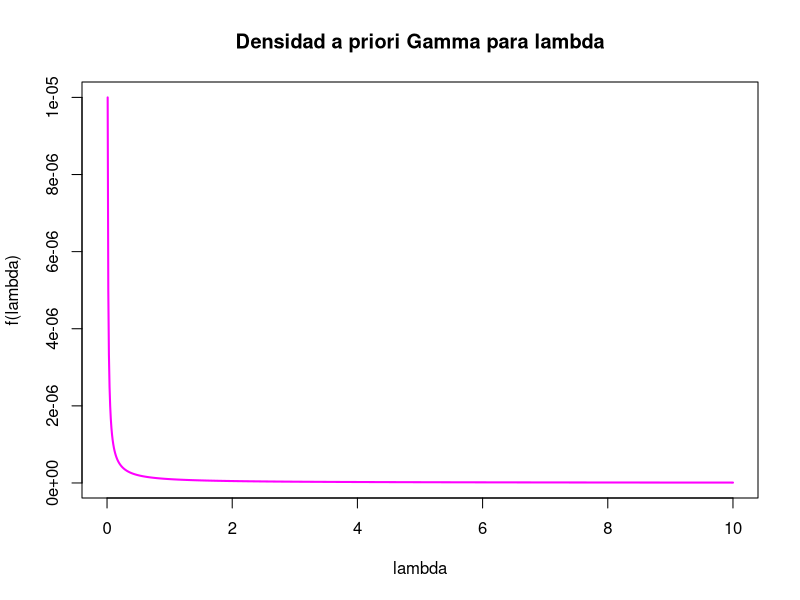
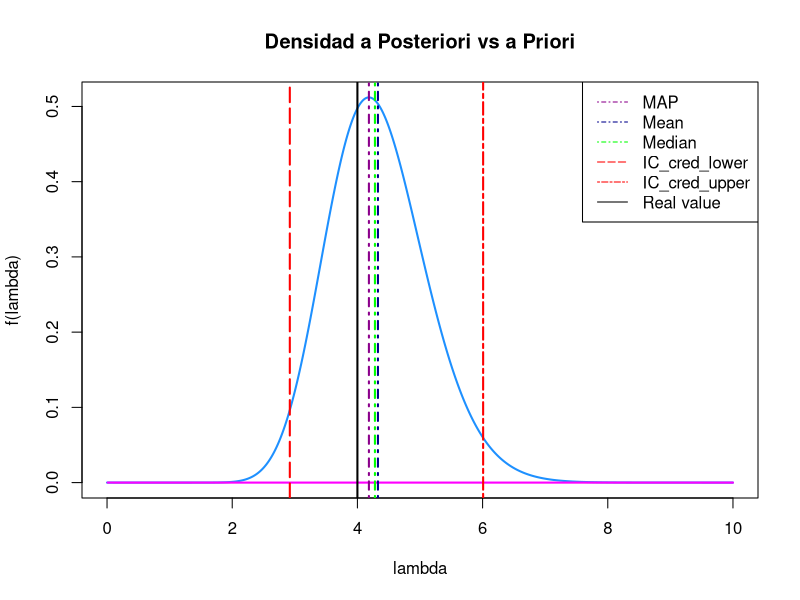
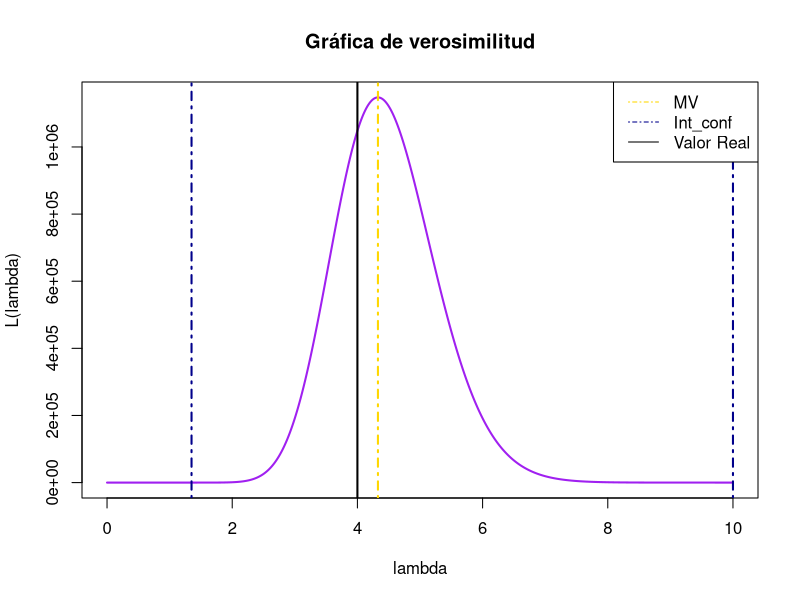
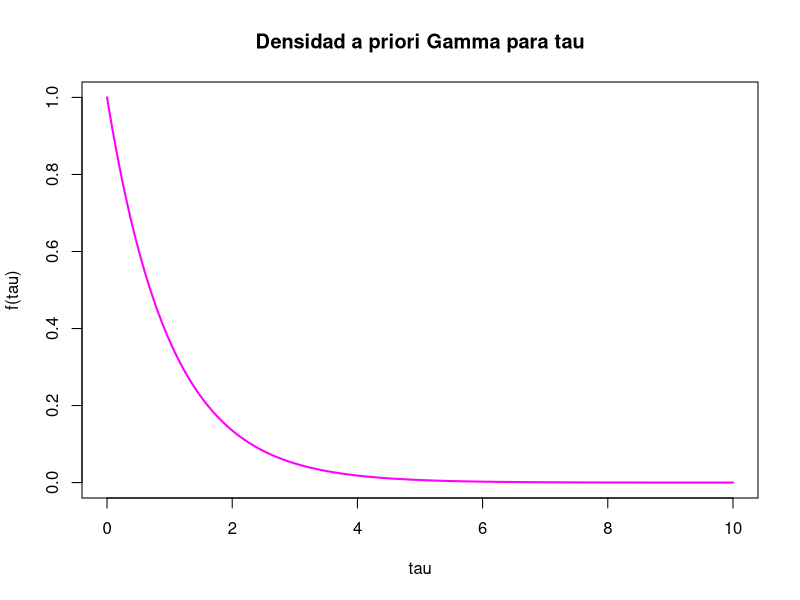
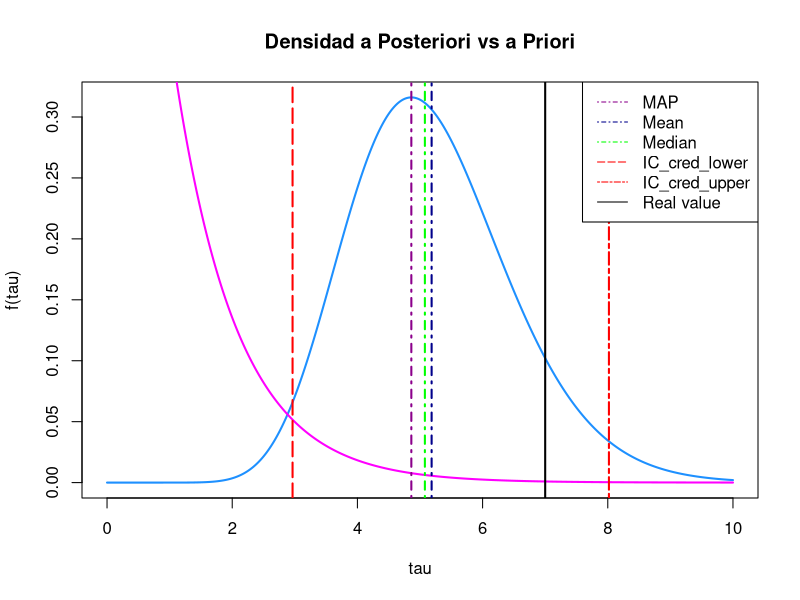
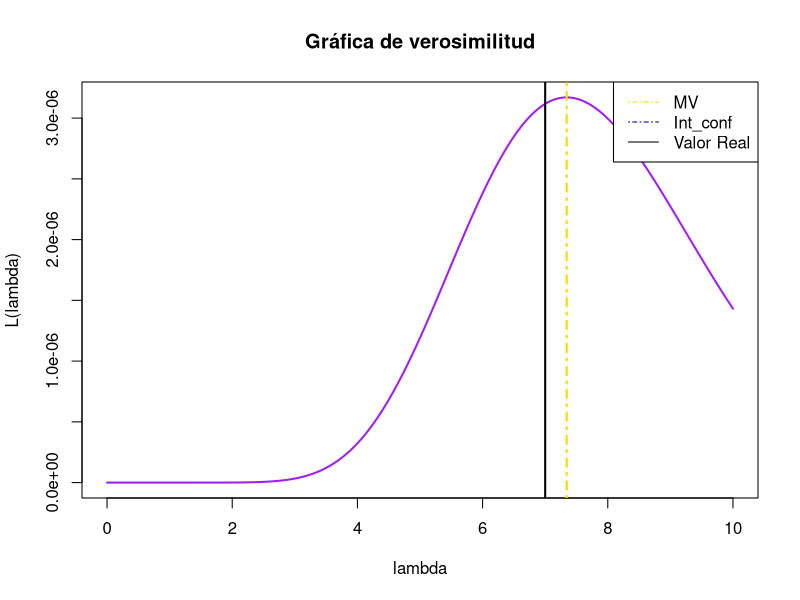
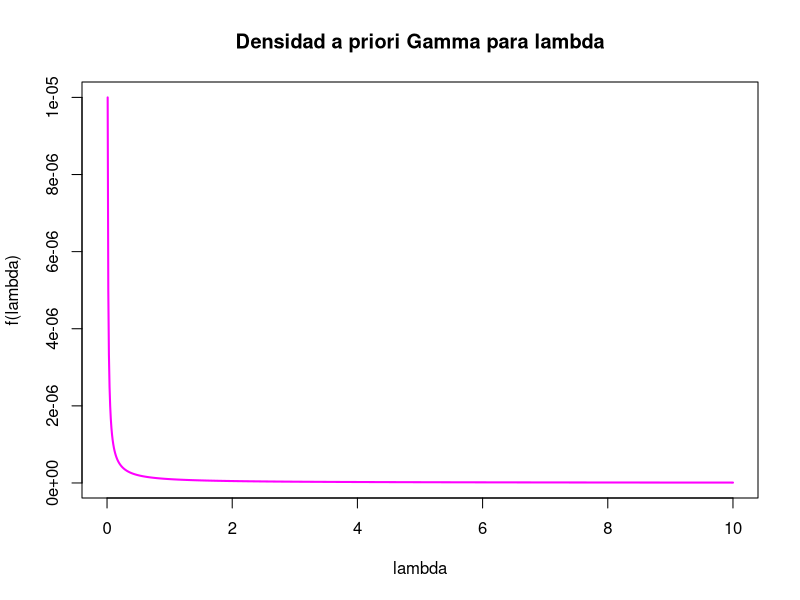
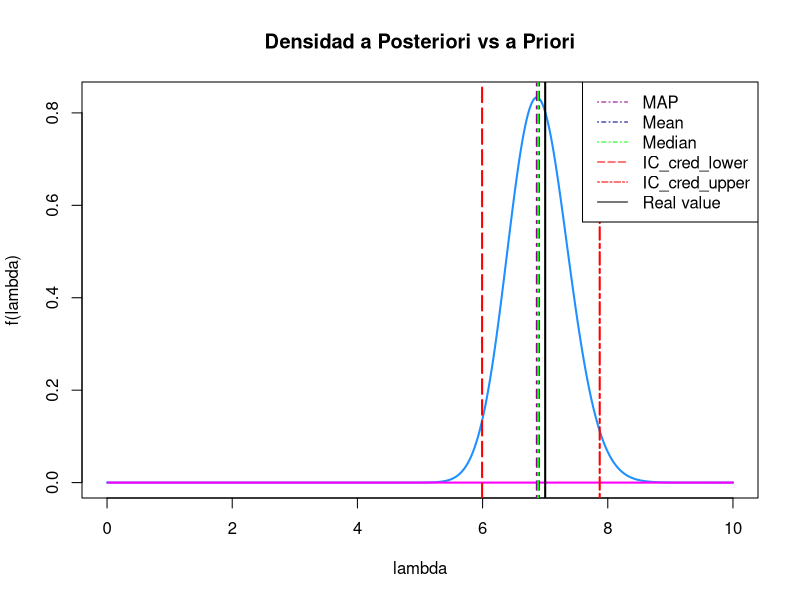

Here is the R script that generated these plots, in order:
## ---- chunk 1
rm(list = ls())
lambda = 4
n = 30
set.seed(1010)
x = rexp(n, lambda)

## ---- chunk 2
alpha =.0000001
beta =.0000001
p_range = seq(0, 10, .01)
priori_l = dgamma(p_range, rate = beta, shape = alpha)
plot(p_range, priori_l, col="magenta", type ="l", lwd = 2, xlab = "lambda", ylab = "f(lambda)", main = "Densidad a priori Gamma para lambda")
## ---- chunk 3
alpha_p = alpha + n
beta_p = sum(x) + beta

post_l = dgamma(p_range, rate = beta_p, shape = alpha_p)

plot(p_range, post_l, col="dodgerblue", type ="l", lwd = 2, xlab = "lambda", ylab = "f(lambda)", main = "Densidad a Posteriori vs a Priori")
lines(p_range, priori_l, col="magenta", type ="l", lwd = 2)

IC_cred = qgamma(c(0.025, 0.975), shape = alpha_p, rate = beta_p)

MAP = (alpha_p-1)/beta_p
Mean = alpha_p/beta_p
Median = qgamma(0.5, shape = alpha_p, rate = beta_p)

abline(v = MAP, lwd = 2, col = "darkmagenta", lty = 4)
abline(v = Mean, lwd = 2, col = "blue4", lty = 4)
abline(v = Median, lwd = 2, col = "green", lty = 4)
abline(v = IC_cred[1], lwd = 2, col = "red", lty = 5)
abline(v = IC_cred[2], lwd = 2, col = "red", lty = 6)
abline(v = lambda, lwd = 2, col = "black", lty = 1)
legend("topright", c("MAP", "Mean", "Median", "IC_cred_lower", "IC_cred_upper", "Real value"), lty = c(4, 4, 4, 5, 6, 1), col = c("darkmagenta", "blue4", "green", "red", "red", "black"))


cat("MAP = ", MAP, "\n")
cat("Mean = ", Mean, "\n")
cat("Median = ", Median, "\n")
cat("Intervalo de credibilidad = ", IC_cred, "\n")
cat("Valor Real = ", lambda, "\n")

## ---- chunk 4

verosim_v = c()
for (l in p_range) {
  verosim = (l^{n})*(exp(-l*sum(x)))
  verosim_v = append(verosim_v, verosim)
}

MV = 1/mean(x)

threshold = MV * exp(-qchisq(0.95, df = 1) / 2)

IC_lower = min(p_range[verosim_v >= threshold])
IC_upper = max(p_range[verosim_v >= threshold])

plot(p_range, verosim_v, col="purple", type ="l", lwd = 2, xlab = "lambda", ylab = "L(lambda)", main = "Gráfica de verosimilitud")
abline(v = MV, lwd = 2, col = "gold", lty = 4)
abline(v = IC_lower , lwd = 2, col = "blue4", lty = 4)
abline(v = IC_upper, lwd = 2, col = "blue4", lty = 4)
abline(v = lambda, lwd = 2, col = "black", lty = 1)
legend("topright", c("MV", "Int_conf", "Valor Real"), lty = c(4, 4, 1), col = c("gold", "blue4", "black"))


cat("MV = ", MV, "\n")
cat("Confidence Interval = ", IC_lower, ",", IC_upper)
## ---- chunk 5
rm(list = ls())
tau = 7
mu = 5
n = 30
set.seed(1010)
x = rnorm(n, mean = mu, sd = 1/sqrt(tau))

## ---- chunk 6
alpha =1
beta =1
p_range = seq(0, 10, .01)
priori_l = dgamma(p_range, rate = beta, shape = alpha)
plot(p_range, priori_l, col="magenta", type ="l", lwd = 2, xlab = "tau", ylab = "f(tau)", main = "Densidad a priori Gamma para tau")
## ---- chunk 7

suma_cuadrados = sum((x - mu)^2)  # Suma de los cuadrados de las diferencias

alpha_p = alpha + (n/2)
beta_p = suma_cuadrados-beta

post_l = dgamma(p_range, rate = beta_p, shape = alpha_p)

plot(p_range, post_l, col="dodgerblue", type ="l", lwd = 2, xlab = "tau", ylab = "f(tau)", main = "Densidad a Posteriori vs a Priori")
lines(p_range, priori_l, col="magenta", type ="l", lwd = 2)

IC_cred = qgamma(c(0.025, 0.975), shape = alpha_p, rate = beta_p)

MAP = (alpha_p-1)/beta_p
Mean = alpha_p/beta_p
Median = qgamma(0.5, shape = alpha_p, rate = beta_p)

abline(v = MAP, lwd = 2, col = "darkmagenta", lty = 4)
abline(v = Mean, lwd = 2, col = "blue4", lty = 4)
abline(v = Median, lwd = 2, col = "green", lty = 4)
abline(v = IC_cred[1], lwd = 2, col = "red", lty = 5)
abline(v = IC_cred[2], lwd = 2, col = "red", lty = 6)
abline(v = tau, lwd = 2, col = "black", lty = 1)
legend("topright", c("MAP", "Mean", "Median", "IC_cred_lower", "IC_cred_upper", "Real value"), lty = c(4, 4, 4, 5, 6, 1), col = c("darkmagenta", "blue4", "green", "red", "red", "black"))


cat("MAP = ", MAP, "\n")
cat("Mean = ", Mean, "\n")
cat("Median = ", Median, "\n")
cat("Intervalo de credibilidad = ", IC_cred, "\n")
cat("Valor Real = ", tau, "\n")

## ---- chunk 8

verosim_v = c()
suma_cuadrados = sum((x - mu)^2)  # Suma de los cuadrados de las diferencias

for (t in p_range) {
  verosim = (t / (2 * pi))^(n / 2) * exp(-t * suma_cuadrados / 2)
  verosim_v = append(verosim_v, verosim)
}

MV = n/suma_cuadrados

threshold = MV * exp(-qchisq(0.95, df = 1) / 2)

IC_lower = min(p_range[verosim_v >= threshold])
IC_upper = max(p_range[verosim_v >= threshold])

plot(p_range, verosim_v, col="purple", type ="l", lwd = 2, xlab = "lambda", ylab = "L(lambda)", main = "Gráfica de verosimilitud")
abline(v = MV, lwd = 2, col = "gold", lty = 4)
abline(v = IC_lower , lwd = 2, col = "blue4", lty = 4)
abline(v = IC_upper, lwd = 2, col = "blue4", lty = 4)
abline(v = tau, lwd = 2, col = "black", lty = 1)
legend("topright", c("MV", "Int_conf", "Valor Real"), lty = c(4, 4, 1), col = c("gold", "blue4", "black"))


cat("MV = ", MV, "\n")
cat("Confidence Interval = ", IC_lower, ",", IC_upper)
## ---- chunk 9
rm(list = ls())
lambda = 7
n = 30
set.seed(1010)
x = rpois(n, lambda)

## ---- chunk 10
alpha =.0000001
beta =.0000001
p_range = seq(0, 10, .01)
priori_l = dgamma(p_range, rate = beta, shape = alpha)
plot(p_range, priori_l, col="magenta", type ="l", lwd = 2, xlab = "lambda", ylab = "f(lambda)", main = "Densidad a priori Gamma para lambda")
## ---- chunk 11
alpha_p = sum(x) + alpha
beta_p = n + beta

post_l = dgamma(p_range, rate = beta_p, shape = alpha_p)

plot(p_range, post_l, col="dodgerblue", type ="l", lwd = 2, xlab = "lambda", ylab = "f(lambda)", main = "Densidad a Posteriori vs a Priori")
lines(p_range, priori_l, col="magenta", type ="l", lwd = 2)

IC_cred = qgamma(c(0.025, 0.975), shape = alpha_p, rate = beta_p)

MAP = (alpha_p-1)/beta_p
Mean = alpha_p/beta_p
Median = qgamma(0.5, shape = alpha_p, rate = beta_p)

abline(v = MAP, lwd = 2, col = "darkmagenta", lty = 4)
abline(v = Mean, lwd = 2, col = "blue4", lty = 4)
abline(v = Median, lwd = 2, col = "green", lty = 4)
abline(v = IC_cred[1], lwd = 2, col = "red", lty = 5)
abline(v = IC_cred[2], lwd = 2, col = "red", lty = 6)
abline(v = lambda, lwd = 2, col = "black", lty = 1)
legend("topright", c("MAP", "Mean", "Median", "IC_cred_lower", "IC_cred_upper", "Real value"), lty = c(4, 4, 4, 5, 6, 1), col = c("darkmagenta", "blue4", "green", "red", "red", "black"))


cat("MAP = ", MAP, "\n")
cat("Mean = ", Mean, "\n")
cat("Median = ", Median, "\n")
cat("Intervalo de credibilidad = ", IC_cred, "\n")
cat("Valor Real = ", lambda, "\n")

## ---- chunk 12

verosim_v = c()
for (l in p_range) {
  verosim = (l^{sum(x)})*(exp(-l*n))
  verosim_v = append(verosim_v, verosim)
}

MV = mean(x)

threshold = MV * exp(-qchisq(0.95, df = 1) / 2)

IC_lower = min(p_range[verosim_v >= threshold])
IC_upper = max(p_range[verosim_v >= threshold])

plot(p_range, verosim_v, col="purple", type ="l", lwd = 2, xlab = "lambda", ylab = "L(lambda)", main = "Gráfica de verosimilitud")
abline(v = MV, lwd = 2, col = "gold", lty = 4)
abline(v = IC_lower , lwd = 2, col = "blue4", lty = 4)
abline(v = IC_upper, lwd = 2, col = "blue4", lty = 4)
abline(v = lambda, lwd = 2, col = "black", lty = 1)
legend("topright", c("MV", "Int_conf", "Valor Real"), lty = c(4, 4, 1), col = c("gold", "blue4", "black"))


cat("MV = ", MV, "\n")
cat("Confidence Interval = ", IC_lower, ",", IC_upper)
## ---- chunk 13
rm(list = ls())
alpha = 2
lambda = 5
n = 30
set.seed(1010)
x = rgamma(n, rate = lambda, shape = alpha)

## ---- chunk 14
a =10
b =1/10
p_range = seq(0, 15, .01)
priori_l = dgamma(p_range, rate = b, shape = a)
plot(p_range, priori_l, col="magenta", type ="l", lwd = 2, xlab = "lambda", ylab = "f(lambda)", main = "Densidad a priori Gamma para lambda")
## ---- chunk 15
a_p = n*alpha + a
b_p = sum(x) + b

post_l = dgamma(p_range, rate = b_p, shape = a_p)

plot(p_range, post_l, col="dodgerblue", type ="l", lwd = 2, xlab = "lambda", ylab = "f(lambda)", main = "Densidad a Posteriori vs a Priori")
lines(p_range, priori_l, col="magenta", type ="l", lwd = 2)

IC_cred = qgamma(c(0.025, 0.975), shape = a_p, rate = b_p)

MAP = (a_p-1)/b_p
Mean = a_p/b_p
Median = qgamma(0.5, shape = a_p, rate = b_p)

abline(v = MAP, lwd = 2, col = "darkmagenta", lty = 4)
abline(v = Mean, lwd = 2, col = "blue4", lty = 4)
abline(v = Median, lwd = 2, col = "green", lty = 4)
abline(v = IC_cred[1], lwd = 2, col = "red", lty = 5)
abline(v = IC_cred[2], lwd = 2, col = "red", lty = 6)
abline(v = lambda, lwd = 2, col = "black", lty = 1)
legend("topright", c("MAP", "Mean", "Median", "IC_cred_lower", "IC_cred_upper", "Real value"), lty = c(4, 4, 4, 5, 6, 1), col = c("darkmagenta", "blue4", "green", "red", "red", "black"))


cat("MAP = ", MAP, "\n")
cat("Mean = ", Mean, "\n")
cat("Median = ", Median, "\n")
cat("Intervalo de credibilidad = ", IC_cred, "\n")
cat("Valor Real = ", lambda, "\n")

## ---- chunk 16

verosim_v = c()
for (l in p_range) {
  verosim = (l^{n*alpha})*(exp(-sum(x)*l))
  verosim_v = append(verosim_v, verosim)
}

MV = (alpha*n)/sum(x) 

threshold = MV * exp(-qchisq(0.95, df = 1) / 2)

IC_lower = min(p_range[verosim_v >= threshold])
IC_upper = max(p_range[verosim_v >= threshold])

plot(p_range, verosim_v, col="purple", type ="l", lwd = 2, xlab = "lambda", ylab = "L(lambda)", main = "Gráfica de verosimilitud")
abline(v = MV, lwd = 2, col = "gold", lty = 4)
abline(v = IC_lower , lwd = 2, col = "blue4", lty = 4)
abline(v = IC_upper, lwd = 2, col = "blue4", lty = 4)
abline(v = lambda, lwd = 2, col = "black", lty = 1)
legend("topright", c("MV", "Int_conf", "Valor Real"), lty = c(4, 4, 1), col = c("gold", "blue4", "black"))


cat("MV = ", MV, "\n")
cat("Confidence Interval = ", IC_lower, ",", IC_upper)
## ---- chunk 17

rm(list = ls())
theta = .76
r = 10
n = 20
set.seed(1010)
x = rnbinom(n, size = r, prob = theta)

## ---- chunk 18
alpha = 1
beta = 1
p_range = seq(0, 1, .001)
priori_t = dbeta(p_range, alpha, beta)
plot(p_range, priori_t, col="magenta", type ="l", lwd = 2, xlab = "theta", ylab = "f(theta)", main = "Densidad a priori Beta para theta")
## ---- chunk 19
alpha_p = (n*r) + alpha
beta_p = sum(x) + beta

post_t = dbeta(p_range, alpha_p, beta_p)

plot(p_range, post_t, col="dodgerblue", type ="l", lwd = 2, xlab = "theta", ylab = "f(theta)", main = "Densidad a Posteriori vs a Priori")
lines(p_range, priori_t, col="magenta", type ="l", lwd = 2)

IC_cred = qbeta(c(0.025, 0.975), alpha_p, beta_p)

MAP = (1 - alpha_p)/(-alpha_p-beta_p+2)
Mean = alpha_p/(alpha_p + beta_p)
Median = qbeta(0.5, alpha_p, beta_p)

abline(v = MAP, lwd = 2, col = "yellow", lty = 4)
abline(v = Mean, lwd = 2, col = "blue4", lty = 4)
abline(v = Median, lwd = 2, col = "green", lty = 4)
abline(v = IC_cred[1], lwd = 2, col = "red", lty = 5)
abline(v = IC_cred[2], lwd = 2, col = "red", lty = 6)
abline(v = theta, lwd = 2, col = "black", lty = 1)
legend("topright", c("MAP", "Mean", "Median", "IC_cred_lower", "IC_cred_upper", "Real value"), lty = c(4, 4, 4, 5, 6, 1), col = c("yellow", "blue4", "green", "red", "red", "black"))


cat("MAP = ", MAP, "\n")
cat("Mean = ", Mean, "\n")
cat("Median = ", Median, "\n")
cat("Intervalo de credibilidad = ", IC_cred, "\n")
cat("Valor Real = ", theta, "\n")

## ---- chunk 20

verosim_v = c()
for (t in p_range) {
  verosim = t^{n*r} * (1-t)^{sum(x)}
  verosim_v = append(verosim_v, verosim)
}

MV = (n*r)/(sum(x)+(n*r))

threshold = MV * exp(-qchisq(0.95, df = 1) / 2)

IC_lower = min(p_range[verosim_v >= threshold])
IC_upper = max(p_range[verosim_v >= threshold])

plot(p_range, verosim_v, col="purple", type ="l", lwd = 2, xlab = "theta", ylab = "L(theta)", main = "Gráfica de verosimilitud")
abline(v = MV, lwd = 2, col = "gold", lty = 4)
abline(v = IC_lower , lwd = 2, col = "blue4", lty = 4)
abline(v = IC_upper, lwd = 2, col = "blue4", lty = 4)
abline(v = theta, lwd = 2, col = "black", lty = 1)
legend("topright", c("MV", "Int_conf", "Valor Real"), lty = c(4, 4, 1), col = c("gold", "blue4", "black"))


cat("MV = ", MV, "\n")
cat("Confidence Interval = ", IC_lower, ",", IC_upper)
## ---- chunk 21
rm(list = ls())
theta = .76
n = 20
set.seed(1010)
x = rgeom(n, theta)

## ---- chunk 22
alpha = 1
beta = 1
p_range = seq(0, 1, .001)
priori_t = dbeta(p_range, alpha, beta)
plot(p_range, priori_t, col="magenta", type ="l", lwd = 2, xlab = "theta", ylab = "f(theta)", main = "Densidad a priori Beta para theta")
## ---- chunk 23
alpha_p = n + alpha
beta_p = sum(x) + beta

post_t = dbeta(p_range, alpha_p, beta_p)

plot(p_range, post_t, col="dodgerblue", type ="l", lwd = 2, xlab = "theta", ylab = "f(theta)", main = "Densidad a Posteriori vs a Priori")
lines(p_range, priori_t, col="magenta", type ="l", lwd = 2)

IC_cred = qbeta(c(0.025, 0.975), alpha_p, beta_p)

MAP = (1 - alpha_p)/(-alpha_p-beta_p+2)
Mean = alpha_p/(alpha_p + beta_p)
Median = qbeta(0.5, alpha_p, beta_p)

abline(v = MAP, lwd = 2, col = "yellow", lty = 4)
abline(v = Mean, lwd = 2, col = "blue4", lty = 4)
abline(v = Median, lwd = 2, col = "green", lty = 4)
abline(v = IC_cred[1], lwd = 2, col = "red", lty = 5)
abline(v = IC_cred[2], lwd = 2, col = "red", lty = 6)
abline(v = theta, lwd = 2, col = "black", lty = 1)
legend("topright", c("MAP", "Mean", "Median", "IC_cred_lower", "IC_cred_upper", "Real value"), lty = c(4, 4, 4, 5, 6, 1), col = c("yellow", "blue4", "green", "red", "red", "black"))


cat("MAP = ", MAP, "\n")
cat("Mean = ", Mean, "\n")
cat("Median = ", Median, "\n")
cat("Intervalo de credibilidad = ", IC_cred, "\n")
cat("Valor Real = ", theta, "\n")

## ---- chunk 24

verosim_v = c()
for (t in p_range) {
  verosim = t^{n} * (1-t)^{sum(x)}
  verosim_v = append(verosim_v, verosim)
}

MV = n/(n + sum(x))

threshold = MV * exp(-qchisq(0.95, df = 1) / 2)

IC_lower = min(p_range[verosim_v >= threshold])
IC_upper = max(p_range[verosim_v >= threshold])

plot(p_range, verosim_v, col="purple", type ="l", lwd = 2, xlab = "theta", ylab = "L(theta)", main = "Gráfica de verosimilitud")
abline(v = MV, lwd = 2, col = "gold", lty = 4)
abline(v = IC_lower , lwd = 2, col = "blue4", lty = 4)
abline(v = IC_upper, lwd = 2, col = "blue4", lty = 4)
abline(v = theta, lwd = 2, col = "black", lty = 1)
legend("topright", c("MV", "Int_conf", "Valor Real"), lty = c(4, 4, 1), col = c("gold", "blue4", "black"))


cat("MV = ", MV, "\n")
cat("Confidence Interval = ", IC_lower, ",", IC_upper)
